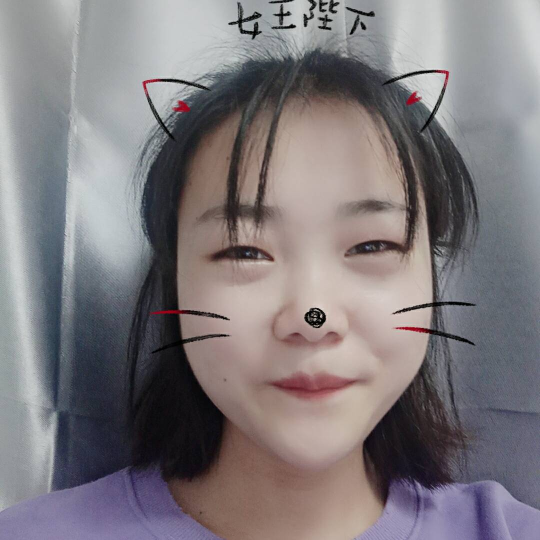
#> input picture matplotlib/bb.jpg, 1080 x 1080 px (shown at 1/2 size)
$ python img.py   (older library calls are emulated)
#> lines starting #> are read from the running program, lines starting #| are printed output that depends on the picture

import matplotlib.pyplot as plt
import matplotlib.image as mpimg
import numpy as np

img = mpimg.imread('bb.jpg', True)
#> img is the input picture: shape (1080, 1080, 3); mean R, G, B 127.1, 121.4, 124.8

# print(img)

imgplot = plt.imshow(img)

lum_img = img[:, :, 0]
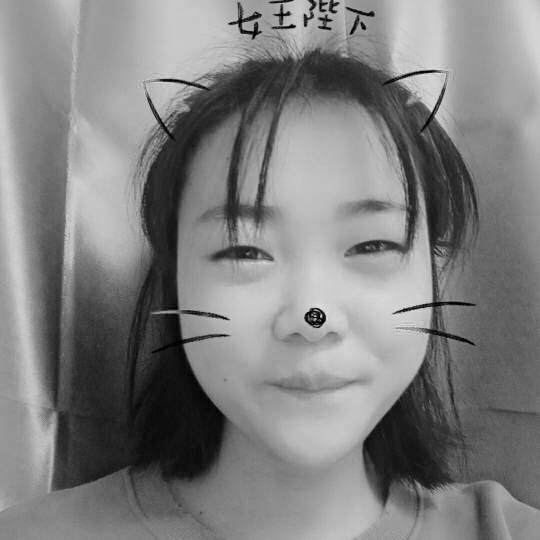
#> lum_img: shape (1080, 1080) (shown at 1/2 size); min 0, max 239, mean 127.1
plt.imshow(lum_img)

plt.imshow(lum_img, cmap='hot')

imgplot = plt.imshow(lum_img)
imgplot.set_cmap('nipy_spectral')


plt.colorbar()
imgplot = plt.imshow(lum_img, clim=(0.0, 0.7))
plt.hist(lum_img.ravel(), bins=256, range=(0.0, 1.0), fc='k', ec='k')

fig = plt.figure()
a = fig.add_subplot(1, 2, 1)
imgplot = plt.imshow(lum_img)
a.set_title('Before')
plt.colorbar(ticks=[0.1, 0.3, 0.5, 0.7], orientation='horizontal')

a = fig.add_subplot(1, 2, 2)
imgplot = plt.imshow(lum_img)
imgplot.set_clim(0.1, 0.7)
a.set_title('After')
plt.colorbar(ticks=[0.1, 0.3, 0.5, 0.7], orientation='horizontal')


from PIL import  Image
# 降低图像像素
img = Image.open('bb.jpg')
img.thumbnail((64,64), Image.ANTIALIAS)
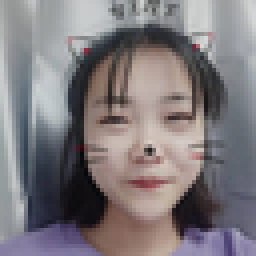
#> img: PIL image 64x64 RGB (shown 4 times larger); mean R, G, B 127.1, 121.5, 124.9


# imgplot = plt.imshow(img)
# imgplot = plt.imshow(img, interpolation='nearest')

#模糊处理
imgplot = plt.imshow(img, interpolation='bicubic')


plt.show()
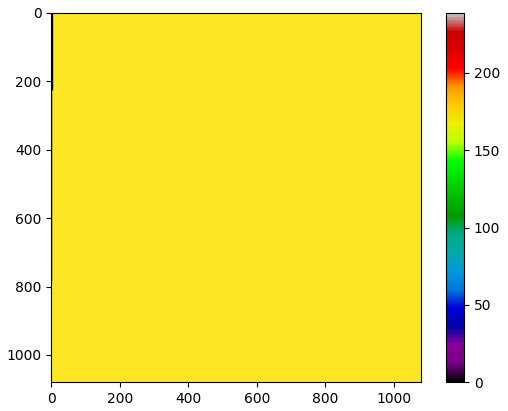
#> figure drawn by matplotlib, 2 panels
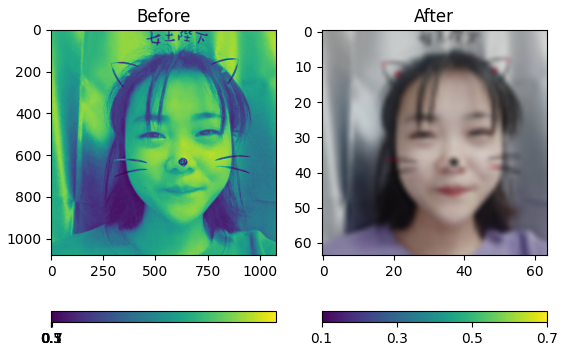
#> figure drawn by matplotlib, 4 panels
# -*- coding: utf-8 -*-
# @Time    : 2019/4/30 13:29
# @Author  : xianj
# @Email   : starnc@126.com
# @File    : img.py
# @Software: PyCharm

import matplotlib.pyplot as plt
import numpy as np
from mpl_toolkits.mplot3d import Axes3D

# 定义figure
fig = plt.figure()

# 将figure变为3d
ax = Axes3D(fig)

# 数据数目
n = 256

x = np.arange(-4, 4, 0.25)
y = np.arange(-4, 4, 0.25)

# 生成网格数据
x,y = np.meshgrid(x, y)


# 计算每个点对的长度
R = np.sqrt(x**2 + y**2)

# 计算z轴的高度
z = np.sin(R)

# 绘制3d曲面
ax.plot_surface(x, y, z, rstride= 1, cstride= 1, cmap= plt.get_cmap('rainbow'))

# 绘制从3d曲面到底部的投影
ax.contour(x, y, z, zdim = 'z', offset= -2, cmap = 'rainbow')

# 设置z轴的维度
ax.set_zlim(-2, 2)

plt.show()


# #定义图像数据
# a= np.linspace(0, 1, 9).reshape(3, 3)
#
# # 显示图像数据
# plt.imshow(a, interpolation = 'nearest', cmap = 'bone', origin = 'lower')
#
# # 添加颜色条
# plt.colorbar()
#
# #去掉坐标轴
# plt.xticks(())
# plt.yticks(())

# plt.show()
